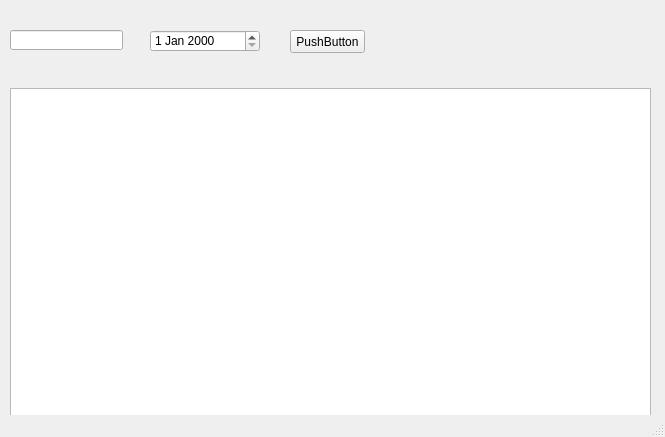
<?xml version="1.0" encoding="UTF-8"?>
<ui version="4.0">
 <class>MainWindow</class>
 <widget class="QMainWindow" name="MainWindow">
  <property name="geometry">
   <rect>
    <x>0</x>
    <y>0</y>
    <width>665</width>
    <height>437</height>
   </rect>
  </property>
  <property name="windowTitle">
   <string>MainWindow</string>
  </property>
  <widget class="QWidget" name="centralwidget">
   <widget class="QPushButton" name="pushButton">
    <property name="geometry">
     <rect>
      <x>290</x>
      <y>30</y>
      <width>75</width>
      <height>23</height>
     </rect>
    </property>
    <property name="text">
     <string>PushButton</string>
    </property>
   </widget>
   <widget class="QListView" name="listView">
    <property name="geometry">
     <rect>
      <x>10</x>
      <y>88</y>
      <width>641</width>
      <height>341</height>
     </rect>
    </property>
    <property name="mouseTracking">
     <bool>false</bool>
    </property>
    <property name="tabletTracking">
     <bool>false</bool>
    </property>
   </widget>
   <widget class="QLineEdit" name="lineEdit">
    <property name="geometry">
     <rect>
      <x>10</x>
      <y>30</y>
      <width>113</width>
      <height>20</height>
     </rect>
    </property>
   </widget>
   <widget class="QDateEdit" name="dateEdit">
    <property name="geometry">
     <rect>
      <x>150</x>
      <y>30</y>
      <width>110</width>
      <height>22</height>
     </rect>
    </property>
   </widget>
  </widget>
  <widget class="QMenuBar" name="menubar">
   <property name="geometry">
    <rect>
     <x>0</x>
     <y>0</y>
     <width>665</width>
     <height>23</height>
    </rect>
   </property>
  </widget>
  <widget class="QStatusBar" name="statusbar"/>
 </widget>
 <resources/>
 <connections/>
</ui>
